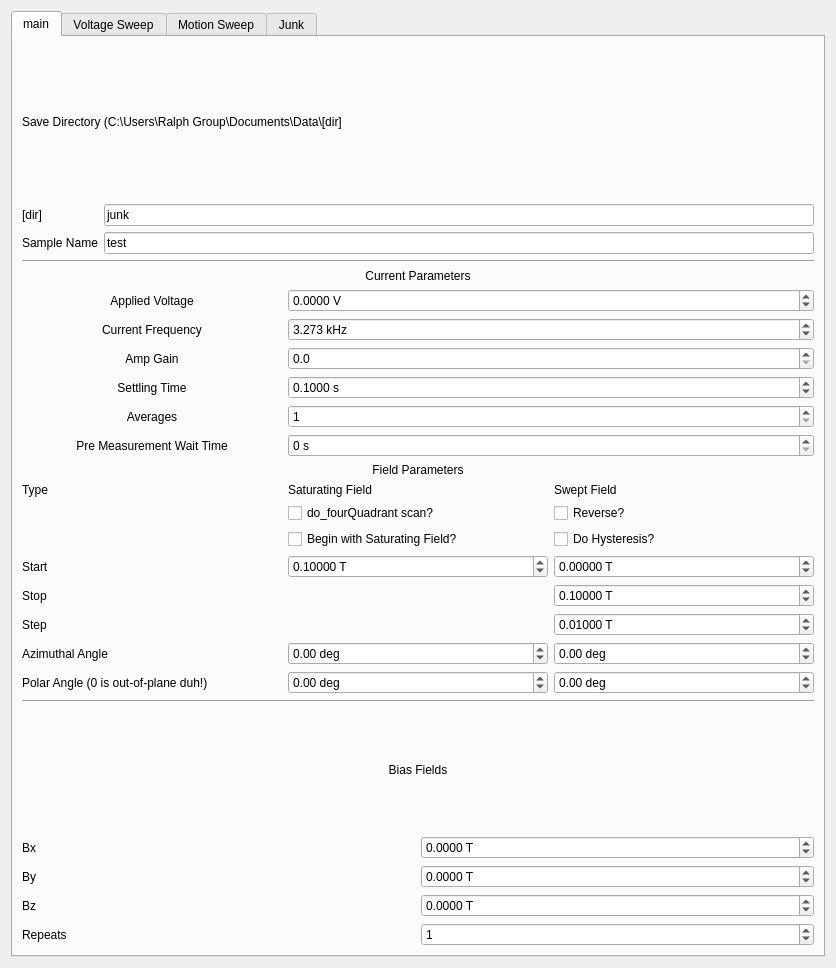
<?xml version="1.0" encoding="UTF-8"?>
<ui version="4.0">
 <class>Form</class>
 <widget class="QWidget" name="Form">
  <property name="geometry">
   <rect>
    <x>0</x>
    <y>0</y>
    <width>836</width>
    <height>968</height>
   </rect>
  </property>
  <property name="windowTitle">
   <string>Form</string>
  </property>
  <layout class="QVBoxLayout" name="verticalLayout">
   <item>
    <widget class="QTabWidget" name="Junk">
     <property name="toolTip">
      <string>&lt;html&gt;&lt;head/&gt;&lt;body&gt;&lt;p&gt;Field Parameters&lt;/p&gt;&lt;/body&gt;&lt;/html&gt;</string>
     </property>
     <property name="currentIndex">
      <number>0</number>
     </property>
     <widget class="QWidget" name="tab">
      <attribute name="title">
       <string>main</string>
      </attribute>
      <layout class="QVBoxLayout" name="verticalLayout_10">
       <item>
        <layout class="QGridLayout" name="save_params">
         <item row="4" column="0">
          <widget class="QLabel" name="label_12">
           <property name="enabled">
            <bool>true</bool>
           </property>
           <property name="text">
            <string>Sample Name</string>
           </property>
          </widget>
         </item>
         <item row="4" column="1">
          <widget class="QLineEdit" name="sample_name">
           <property name="text">
            <string>test</string>
           </property>
           <property name="placeholderText">
            <string>test</string>
           </property>
          </widget>
         </item>
         <item row="0" column="0" colspan="2">
          <widget class="QLabel" name="label_8">
           <property name="text">
            <string>Save Directory (C:\Users\Ralph Group\Documents\Data\[dir]</string>
           </property>
           <property name="wordWrap">
            <bool>true</bool>
           </property>
          </widget>
         </item>
         <item row="3" column="0">
          <widget class="QLabel" name="label_22">
           <property name="text">
            <string>[dir]</string>
           </property>
          </widget>
         </item>
         <item row="3" column="1">
          <widget class="QLineEdit" name="save_dir">
           <property name="text">
            <string>junk</string>
           </property>
          </widget>
         </item>
        </layout>
       </item>
       <item>
        <widget class="Line" name="line_3">
         <property name="orientation">
          <enum>Qt::Horizontal</enum>
         </property>
        </widget>
       </item>
       <item>
        <layout class="QGridLayout" name="lockin_params">
         <item row="0" column="0" colspan="3">
          <widget class="QLabel" name="label_7">
           <property name="text">
            <string>Current Parameters</string>
           </property>
           <property name="alignment">
            <set>Qt::AlignCenter</set>
           </property>
          </widget>
         </item>
         <item row="4" column="0">
          <widget class="QLabel" name="label_20">
           <property name="text">
            <string>Settling Time</string>
           </property>
           <property name="alignment">
            <set>Qt::AlignCenter</set>
           </property>
          </widget>
         </item>
         <item row="8" column="0" colspan="3">
          <widget class="QLabel" name="label_10">
           <property name="text">
            <string>Field Parameters</string>
           </property>
           <property name="alignment">
            <set>Qt::AlignCenter</set>
           </property>
          </widget>
         </item>
         <item row="16" column="0">
          <widget class="QLabel" name="label_16">
           <property name="text">
            <string>Azimuthal Angle</string>
           </property>
          </widget>
         </item>
         <item row="13" column="0">
          <widget class="QLabel" name="label_18">
           <property name="text">
            <string>Start</string>
           </property>
          </widget>
         </item>
         <item row="2" column="0">
          <widget class="QLabel" name="label_9">
           <property name="text">
            <string>Current Frequency</string>
           </property>
           <property name="alignment">
            <set>Qt::AlignCenter</set>
           </property>
          </widget>
         </item>
         <item row="13" column="1">
          <widget class="QDoubleSpinBox" name="saturating_field">
           <property name="suffix">
            <string> T</string>
           </property>
           <property name="decimals">
            <number>5</number>
           </property>
           <property name="minimum">
            <double>-2.000000000000000</double>
           </property>
           <property name="maximum">
            <double>2.000000000000000</double>
           </property>
           <property name="singleStep">
            <double>0.001000000000000</double>
           </property>
           <property name="value">
            <double>0.100000000000000</double>
           </property>
          </widget>
         </item>
         <item row="17" column="1">
          <widget class="QDoubleSpinBox" name="saturating_field_polar">
           <property name="suffix">
            <string> deg</string>
           </property>
           <property name="minimum">
            <double>-180.000000000000000</double>
           </property>
           <property name="maximum">
            <double>180.000000000000000</double>
           </property>
           <property name="value">
            <double>0.000000000000000</double>
           </property>
          </widget>
         </item>
         <item row="4" column="1" colspan="2">
          <widget class="QDoubleSpinBox" name="settling">
           <property name="suffix">
            <string> s</string>
           </property>
           <property name="decimals">
            <number>4</number>
           </property>
           <property name="maximum">
            <double>9999999.000000000000000</double>
           </property>
           <property name="value">
            <double>0.100000000000000</double>
           </property>
          </widget>
         </item>
         <item row="13" column="2">
          <widget class="QDoubleSpinBox" name="sweep_field_start">
           <property name="suffix">
            <string> T</string>
           </property>
           <property name="decimals">
            <number>5</number>
           </property>
           <property name="minimum">
            <double>-0.900000000000000</double>
           </property>
           <property name="maximum">
            <double>0.900000000000000</double>
           </property>
           <property name="singleStep">
            <double>0.001000000000000</double>
           </property>
           <property name="value">
            <double>0.000000000000000</double>
           </property>
          </widget>
         </item>
         <item row="17" column="0">
          <widget class="QLabel" name="label_19">
           <property name="text">
            <string>Polar Angle (0 is out-of-plane duh!)</string>
           </property>
          </widget>
         </item>
         <item row="17" column="2">
          <widget class="QDoubleSpinBox" name="sweep_field_polar">
           <property name="suffix">
            <string> deg</string>
           </property>
           <property name="minimum">
            <double>-180.000000000000000</double>
           </property>
           <property name="maximum">
            <double>180.000000000000000</double>
           </property>
          </widget>
         </item>
         <item row="9" column="2">
          <widget class="QLabel" name="label_11">
           <property name="text">
            <string>Swept Field</string>
           </property>
          </widget>
         </item>
         <item row="2" column="1" colspan="2">
          <widget class="QDoubleSpinBox" name="current_frequency">
           <property name="suffix">
            <string> kHz</string>
           </property>
           <property name="decimals">
            <number>3</number>
           </property>
           <property name="maximum">
            <double>1000.000000000000000</double>
           </property>
           <property name="value">
            <double>3.273000000000000</double>
           </property>
          </widget>
         </item>
         <item row="16" column="1">
          <widget class="QDoubleSpinBox" name="saturating_field_azimuth">
           <property name="suffix">
            <string> deg</string>
           </property>
           <property name="minimum">
            <double>-170.000000000000000</double>
           </property>
           <property name="maximum">
            <double>170.000000000000000</double>
           </property>
          </widget>
         </item>
         <item row="15" column="2">
          <widget class="QDoubleSpinBox" name="sweep_field_step">
           <property name="suffix">
            <string> T</string>
           </property>
           <property name="decimals">
            <number>5</number>
           </property>
           <property name="minimum">
            <double>-0.900000000000000</double>
           </property>
           <property name="maximum">
            <double>0.900000000000000</double>
           </property>
           <property name="singleStep">
            <double>0.001000000000000</double>
           </property>
           <property name="value">
            <double>0.010000000000000</double>
           </property>
          </widget>
         </item>
         <item row="15" column="0">
          <widget class="QLabel" name="label_2">
           <property name="text">
            <string>Step</string>
           </property>
          </widget>
         </item>
         <item row="16" column="2">
          <widget class="QDoubleSpinBox" name="sweep_field_azimuth">
           <property name="suffix">
            <string> deg</string>
           </property>
           <property name="minimum">
            <double>-170.000000000000000</double>
           </property>
           <property name="maximum">
            <double>170.000000000000000</double>
           </property>
          </widget>
         </item>
         <item row="11" column="2">
          <widget class="QCheckBox" name="hysteresis">
           <property name="text">
            <string>Do Hysteresis?</string>
           </property>
          </widget>
         </item>
         <item row="11" column="1">
          <widget class="QCheckBox" name="saturate">
           <property name="text">
            <string>Begin with Saturating Field?</string>
           </property>
          </widget>
         </item>
         <item row="10" column="2">
          <widget class="QCheckBox" name="reverse">
           <property name="text">
            <string>Reverse?</string>
           </property>
          </widget>
         </item>
         <item row="9" column="1">
          <widget class="QLabel" name="label_6">
           <property name="text">
            <string>Saturating Field</string>
           </property>
          </widget>
         </item>
         <item row="9" column="0">
          <widget class="QLabel" name="label_21">
           <property name="text">
            <string>Type</string>
           </property>
          </widget>
         </item>
         <item row="6" column="0">
          <widget class="QLabel" name="label_31">
           <property name="text">
            <string>Pre Measurement Wait Time</string>
           </property>
           <property name="alignment">
            <set>Qt::AlignCenter</set>
           </property>
          </widget>
         </item>
         <item row="1" column="1" colspan="2">
          <widget class="QDoubleSpinBox" name="applied_voltage">
           <property name="suffix">
            <string> V</string>
           </property>
           <property name="decimals">
            <number>4</number>
           </property>
           <property name="minimum">
            <double>-10.000000000000000</double>
           </property>
           <property name="maximum">
            <double>10.000000000000000</double>
           </property>
           <property name="value">
            <double>0.000000000000000</double>
           </property>
          </widget>
         </item>
         <item row="3" column="0">
          <widget class="QLabel" name="label_30">
           <property name="text">
            <string>Amp Gain</string>
           </property>
           <property name="alignment">
            <set>Qt::AlignCenter</set>
           </property>
          </widget>
         </item>
         <item row="3" column="1" colspan="2">
          <widget class="QDoubleSpinBox" name="amp_gain">
           <property name="suffix">
            <string/>
           </property>
           <property name="decimals">
            <number>1</number>
           </property>
           <property name="minimum">
            <double>0.000000000000000</double>
           </property>
           <property name="maximum">
            <double>50000.000000000000000</double>
           </property>
          </widget>
         </item>
         <item row="1" column="0">
          <widget class="QLabel" name="label_3">
           <property name="text">
            <string>Applied Voltage</string>
           </property>
           <property name="alignment">
            <set>Qt::AlignCenter</set>
           </property>
          </widget>
         </item>
         <item row="6" column="1" colspan="2">
          <widget class="QDoubleSpinBox" name="wait">
           <property name="suffix">
            <string> s</string>
           </property>
           <property name="decimals">
            <number>0</number>
           </property>
           <property name="maximum">
            <double>9999999.000000000000000</double>
           </property>
          </widget>
         </item>
         <item row="5" column="1" colspan="2">
          <widget class="QSpinBox" name="avgs">
           <property name="minimum">
            <number>1</number>
           </property>
          </widget>
         </item>
         <item row="5" column="0">
          <widget class="QLabel" name="label_35">
           <property name="text">
            <string>Averages</string>
           </property>
           <property name="alignment">
            <set>Qt::AlignCenter</set>
           </property>
          </widget>
         </item>
         <item row="14" column="0">
          <widget class="QLabel" name="label_38">
           <property name="text">
            <string>Stop</string>
           </property>
          </widget>
         </item>
         <item row="14" column="2">
          <widget class="QDoubleSpinBox" name="sweep_field_stop">
           <property name="suffix">
            <string> T</string>
           </property>
           <property name="decimals">
            <number>5</number>
           </property>
           <property name="minimum">
            <double>-0.900000000000000</double>
           </property>
           <property name="maximum">
            <double>0.900000000000000</double>
           </property>
           <property name="singleStep">
            <double>0.001000000000000</double>
           </property>
           <property name="value">
            <double>0.100000000000000</double>
           </property>
          </widget>
         </item>
         <item row="10" column="1">
          <widget class="QCheckBox" name="do_fourQuadrant">
           <property name="text">
            <string>do_fourQuadrant scan?</string>
           </property>
          </widget>
         </item>
        </layout>
       </item>
       <item>
        <widget class="Line" name="line_2">
         <property name="orientation">
          <enum>Qt::Horizontal</enum>
         </property>
        </widget>
       </item>
       <item>
        <layout class="QGridLayout" name="gridLayout">
         <item row="1" column="1">
          <widget class="QDoubleSpinBox" name="bias_field_x">
           <property name="suffix">
            <string> T</string>
           </property>
           <property name="decimals">
            <number>4</number>
           </property>
           <property name="minimum">
            <double>-0.280000000000000</double>
           </property>
           <property name="maximum">
            <double>0.280000000000000</double>
           </property>
          </widget>
         </item>
         <item row="2" column="0">
          <widget class="QLabel" name="label_24">
           <property name="text">
            <string>By</string>
           </property>
          </widget>
         </item>
         <item row="3" column="0">
          <widget class="QLabel" name="label_29">
           <property name="text">
            <string>Bz</string>
           </property>
          </widget>
         </item>
         <item row="1" column="0">
          <widget class="QLabel" name="label_23">
           <property name="text">
            <string>Bx</string>
           </property>
          </widget>
         </item>
         <item row="2" column="1">
          <widget class="QDoubleSpinBox" name="bias_field_y">
           <property name="suffix">
            <string> T</string>
           </property>
           <property name="decimals">
            <number>4</number>
           </property>
           <property name="minimum">
            <double>-0.280000000000000</double>
           </property>
           <property name="maximum">
            <double>0.280000000000000</double>
           </property>
          </widget>
         </item>
         <item row="0" column="0" colspan="2">
          <widget class="QLabel" name="label_28">
           <property name="text">
            <string>Bias Fields</string>
           </property>
           <property name="alignment">
            <set>Qt::AlignCenter</set>
           </property>
          </widget>
         </item>
         <item row="3" column="1">
          <widget class="QDoubleSpinBox" name="bias_field_z">
           <property name="suffix">
            <string> T</string>
           </property>
           <property name="decimals">
            <number>4</number>
           </property>
           <property name="minimum">
            <double>-0.150000000000000</double>
           </property>
           <property name="maximum">
            <double>0.150000000000000</double>
           </property>
          </widget>
         </item>
        </layout>
       </item>
       <item>
        <layout class="QHBoxLayout" name="horizontalLayout">
         <item>
          <widget class="QLabel" name="label_39">
           <property name="text">
            <string>Repeats</string>
           </property>
          </widget>
         </item>
         <item>
          <widget class="QDoubleSpinBox" name="num_repeat">
           <property name="decimals">
            <number>0</number>
           </property>
           <property name="maximum">
            <double>1000.000000000000000</double>
           </property>
           <property name="value">
            <double>1.000000000000000</double>
           </property>
          </widget>
         </item>
        </layout>
       </item>
      </layout>
     </widget>
     <widget class="QWidget" name="tab_2">
      <attribute name="title">
       <string>Voltage Sweep</string>
      </attribute>
      <widget class="QWidget" name="gridLayoutWidget">
       <property name="geometry">
        <rect>
         <x>0</x>
         <y>0</y>
         <width>331</width>
         <height>191</height>
        </rect>
       </property>
       <layout class="QGridLayout" name="gridLayout_2">
        <item row="3" column="0">
         <widget class="QLabel" name="label_32">
          <property name="text">
           <string>Voltage stop</string>
          </property>
         </widget>
        </item>
        <item row="1" column="0">
         <widget class="QLabel" name="label_33">
          <property name="text">
           <string>Voltage Start</string>
          </property>
         </widget>
        </item>
        <item row="4" column="0">
         <widget class="QLabel" name="label_34">
          <property name="text">
           <string>Voltage Step</string>
          </property>
         </widget>
        </item>
        <item row="1" column="1">
         <widget class="QDoubleSpinBox" name="voltage_min">
          <property name="suffix">
           <string> V (rms)</string>
          </property>
          <property name="decimals">
           <number>3</number>
          </property>
          <property name="maximum">
           <double>8.000000000000000</double>
          </property>
          <property name="value">
           <double>1.000000000000000</double>
          </property>
         </widget>
        </item>
        <item row="3" column="1">
         <widget class="QDoubleSpinBox" name="voltage_max">
          <property name="suffix">
           <string> V (rms)</string>
          </property>
          <property name="decimals">
           <number>3</number>
          </property>
          <property name="maximum">
           <double>8.000000000000000</double>
          </property>
          <property name="value">
           <double>7.000000000000000</double>
          </property>
         </widget>
        </item>
        <item row="4" column="1">
         <widget class="QDoubleSpinBox" name="voltage_step">
          <property name="suffix">
           <string> V (rms)</string>
          </property>
          <property name="decimals">
           <number>3</number>
          </property>
          <property name="maximum">
           <double>8.000000000000000</double>
          </property>
          <property name="value">
           <double>0.500000000000000</double>
          </property>
         </widget>
        </item>
        <item row="0" column="0">
         <widget class="QCheckBox" name="do_voltage_sweep">
          <property name="text">
           <string>Do Voltage Sweep?</string>
          </property>
         </widget>
        </item>
       </layout>
      </widget>
     </widget>
     <widget class="QWidget" name="tab_3">
      <attribute name="title">
       <string>Motion Sweep</string>
      </attribute>
      <widget class="QWidget" name="gridLayoutWidget">
       <property name="geometry">
        <rect>
         <x>0</x>
         <y>0</y>
         <width>347</width>
         <height>191</height>
        </rect>
       </property>
       <layout class="QGridLayout" name="gridLayout_2">
        <item row="1" column="1">
         <widget class="QLabel" name="label_36">
          <property name="text">
           <string>x</string>
          </property>
         </widget>
        </item>
        <item row="2" column="0">
         <widget class="QLabel" name="label_32">
          <property name="text">
           <string>Step size</string>
          </property>
         </widget>
        </item>
        <item row="2" column="1">
         <widget class="QDoubleSpinBox" name="delta_x">
          <property name="suffix">
           <string/>
          </property>
          <property name="decimals">
           <number>0</number>
          </property>
          <property name="minimum">
           <double>-2000.000000000000000</double>
          </property>
          <property name="maximum">
           <double>2000.000000000000000</double>
          </property>
          <property name="value">
           <double>0.000000000000000</double>
          </property>
         </widget>
        </item>
        <item row="1" column="2">
         <widget class="QLabel" name="label_37">
          <property name="text">
           <string>y</string>
          </property>
         </widget>
        </item>
        <item row="0" column="0">
         <widget class="QCheckBox" name="do_motion_sweep">
          <property name="text">
           <string>Do Motion Sweep?</string>
          </property>
         </widget>
        </item>
        <item row="2" column="2">
         <widget class="QDoubleSpinBox" name="delta_y">
          <property name="suffix">
           <string/>
          </property>
          <property name="decimals">
           <number>0</number>
          </property>
          <property name="minimum">
           <double>-2000.000000000000000</double>
          </property>
          <property name="maximum">
           <double>2000.000000000000000</double>
          </property>
          <property name="value">
           <double>100.000000000000000</double>
          </property>
         </widget>
        </item>
        <item row="3" column="1">
         <widget class="QDoubleSpinBox" name="num_step">
          <property name="suffix">
           <string/>
          </property>
          <property name="decimals">
           <number>0</number>
          </property>
          <property name="maximum">
           <double>1000.000000000000000</double>
          </property>
          <property name="value">
           <double>5.000000000000000</double>
          </property>
         </widget>
        </item>
        <item row="3" column="0">
         <widget class="QLabel" name="label_34">
          <property name="text">
           <string>number of steps</string>
          </property>
         </widget>
        </item>
        <item row="0" column="1">
         <widget class="QCheckBox" name="x_enable">
          <property name="text">
           <string>Enable x</string>
          </property>
         </widget>
        </item>
        <item row="0" column="2">
         <widget class="QCheckBox" name="y_enable">
          <property name="text">
           <string>Enable y</string>
          </property>
         </widget>
        </item>
       </layout>
      </widget>
     </widget>
     <widget class="QWidget" name="tab_4">
      <attribute name="title">
       <string>Junk</string>
      </attribute>
      <widget class="QWidget" name="layoutWidget">
       <property name="geometry">
        <rect>
         <x>9</x>
         <y>1</y>
         <width>411</width>
         <height>361</height>
        </rect>
       </property>
       <layout class="QGridLayout" name="field_params">
        <item row="8" column="1">
         <widget class="QSpinBox" name="first_harm_order">
          <property name="minimum">
           <number>1</number>
          </property>
          <property name="maximum">
           <number>8</number>
          </property>
          <property name="value">
           <number>8</number>
          </property>
         </widget>
        </item>
        <item row="8" column="2">
         <widget class="QSpinBox" name="second_harm_order">
          <property name="minimum">
           <number>1</number>
          </property>
          <property name="maximum">
           <number>8</number>
          </property>
          <property name="value">
           <number>8</number>
          </property>
         </widget>
        </item>
        <item row="7" column="0">
         <widget class="QLabel" name="label_14">
          <property name="text">
           <string>Harmonic:</string>
          </property>
         </widget>
        </item>
        <item row="7" column="2">
         <widget class="QLabel" name="label_13">
          <property name="text">
           <string>2</string>
          </property>
         </widget>
        </item>
        <item row="9" column="0">
         <widget class="QLabel" name="label_5">
          <property name="text">
           <string>TC</string>
          </property>
         </widget>
        </item>
        <item row="9" column="2">
         <widget class="QDoubleSpinBox" name="second_harm_tc">
          <property name="buttonSymbols">
           <enum>QAbstractSpinBox::NoButtons</enum>
          </property>
          <property name="suffix">
           <string> s</string>
          </property>
          <property name="decimals">
           <number>4</number>
          </property>
          <property name="minimum">
           <double>0.000000000000000</double>
          </property>
          <property name="maximum">
           <double>50.000000000000000</double>
          </property>
          <property name="singleStep">
           <double>0.000010000000000</double>
          </property>
          <property name="value">
           <double>0.010000000000000</double>
          </property>
         </widget>
        </item>
        <item row="9" column="1">
         <widget class="QDoubleSpinBox" name="first_harm_tc">
          <property name="suffix">
           <string> s</string>
          </property>
          <property name="decimals">
           <number>4</number>
          </property>
          <property name="maximum">
           <double>50.000000000000000</double>
          </property>
          <property name="value">
           <double>0.010000000000000</double>
          </property>
         </widget>
        </item>
        <item row="8" column="0">
         <widget class="QLabel" name="label_17">
          <property name="text">
           <string>Filter Order</string>
          </property>
         </widget>
        </item>
        <item row="7" column="1">
         <widget class="QLabel" name="label_4">
          <property name="text">
           <string>1</string>
          </property>
         </widget>
        </item>
        <item row="4" column="0">
         <widget class="QLabel" name="label_25">
          <property name="text">
           <string>50 Ohm?</string>
          </property>
         </widget>
        </item>
        <item row="6" column="0">
         <widget class="QLabel" name="label_15">
          <property name="text">
           <string>EOM V</string>
          </property>
         </widget>
        </item>
        <item row="3" column="1" colspan="2">
         <widget class="QDoubleSpinBox" name="input_range">
          <property name="suffix">
           <string> V</string>
          </property>
          <property name="decimals">
           <number>4</number>
          </property>
          <property name="value">
           <double>1.000000000000000</double>
          </property>
         </widget>
        </item>
        <item row="5" column="0">
         <widget class="QLabel" name="label_27">
          <property name="text">
           <string>EOM Freq.</string>
          </property>
         </widget>
        </item>
        <item row="3" column="0">
         <widget class="QLabel" name="label_26">
          <property name="text">
           <string>Input Range</string>
          </property>
         </widget>
        </item>
        <item row="1" column="0" colspan="3">
         <widget class="QLabel" name="label">
          <property name="text">
           <string>Lock-in</string>
          </property>
          <property name="alignment">
           <set>Qt::AlignCenter</set>
          </property>
         </widget>
        </item>
        <item row="6" column="1" colspan="2">
         <widget class="QDoubleSpinBox" name="eom_voltage">
          <property name="suffix">
           <string> V</string>
          </property>
          <property name="decimals">
           <number>4</number>
          </property>
          <property name="value">
           <double>0.650000000000000</double>
          </property>
         </widget>
        </item>
        <item row="4" column="1" colspan="2">
         <widget class="QCheckBox" name="imp50">
          <property name="text">
           <string/>
          </property>
          <property name="checked">
           <bool>true</bool>
          </property>
          <property name="tristate">
           <bool>false</bool>
          </property>
         </widget>
        </item>
        <item row="5" column="1" colspan="2">
         <widget class="QDoubleSpinBox" name="f_eom">
          <property name="suffix">
           <string> MHz</string>
          </property>
          <property name="decimals">
           <number>5</number>
          </property>
          <property name="value">
           <double>3.347700000000000</double>
          </property>
         </widget>
        </item>
        <item row="0" column="0">
         <widget class="Line" name="line_4">
          <property name="orientation">
           <enum>Qt::Horizontal</enum>
          </property>
         </widget>
        </item>
       </layout>
      </widget>
     </widget>
    </widget>
   </item>
  </layout>
 </widget>
 <resources/>
 <connections/>
</ui>
